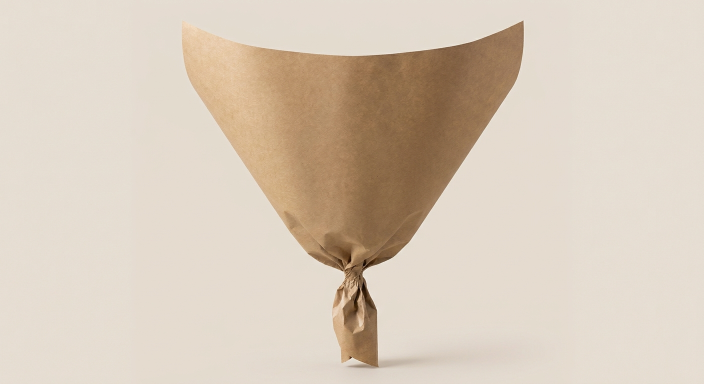
#> input picture builder/incoming/wrap-kraft/back-raw.jpg, 1408 x 768 px, given in place of wrap-kraft.jpg, which was not available (shown at 1/2 size)
$ python split_wrap.py
#> lines starting #> are read from the running program, lines starting #| are printed output that depends on the picture; after the words box and inside, x2 and y2 are one past the last pixel; in counts of white or black regions, pixels touching at a corner belong together; pictures that were not available may be replaced by others from this repository, and a replacement may not be noted
"""
Split one wrap photo into the back/front pair the Classic renderer stacks.

Automatic lip detection was tried and abandoned: kraft paper is so uniform that
the fold has almost no contrast. Probing five columns for the strongest vertical
gradient returned rows 354, 542, 1102, 407 and 909 - no consistent edge.

So the shipped ivory FRONT layer is reused as a shape template instead. Its mask
is a measured, working mouth; scaled into the new paper's bounding box and
intersected with the new paper's own alpha, it yields a front panel that hugs
the new wrap and can never spill outside it.
"""
import io, json, re, os
import numpy as np
from PIL import Image

CANVAS = (896, 1200)

def alpha_box(a, thr=0.08):
    ys, xs = np.nonzero(a > thr)
    return int(xs.min()), int(ys.min()), int(xs.max()), int(ys.max())

def key_paper(path):
    """Paper on white: flood fill the background in from the border.

    Keyed on CHROMA, not brightness. The studio ground is not pure white (244)
    and its soft shadow ramps 235 down to 120, so no luminance cut separates the
    shadow from the paper. Chroma does: measured, the ground reads 0, the shadow
    6, and the kraft paper 75-77.
    """
#> called with path = 'incoming/wrap-kraft.jpg'
    rgb = np.asarray(Image.open(path).convert('RGB')).astype(np.int16)
    h, w, _ = rgb.shape
#> h = 768; w = 1408
    near_white = (rgb.max(axis=2) - rgb.min(axis=2)) < 30
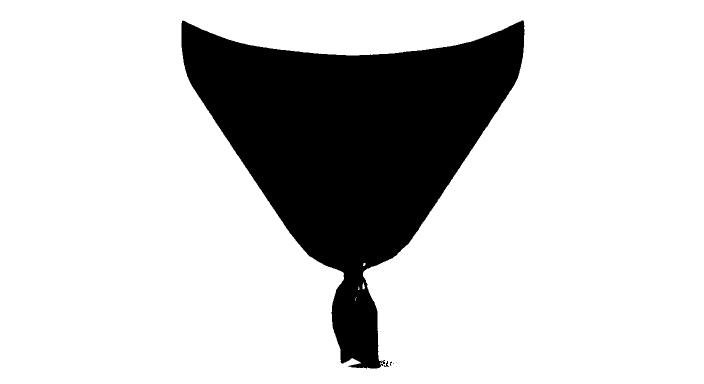
#> near_white: shape (768, 1408) bool (shown at 1/2 size); 80.1% white; 5 black regions (3 under 20 px), largest, box (x1, y1, x2, y2) and area: (363, 41, 1049, 737) 214954, (768, 722, 778, 734) 44
    bg = np.zeros((h, w), bool)
    stack = []
    for x in range(w):
        for y in (0, h - 1):
            if near_white[y, x] and not bg[y, x]:
                bg[y, x] = True; stack.append((y, x))
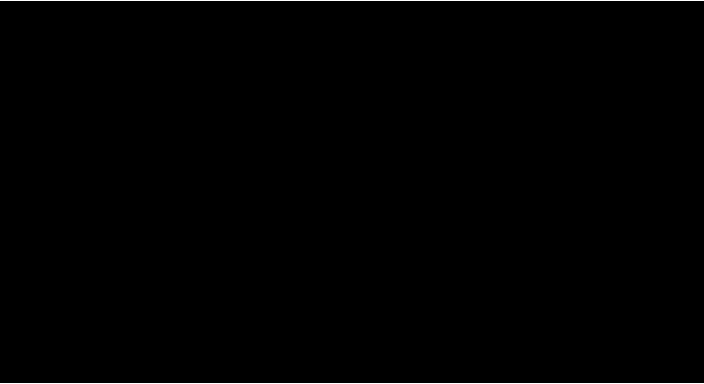
#> bg: shape (768, 1408) bool (shown at 1/2 size); 0.26% white in thin lines or dots
    for y in range(h):
        for x in (0, w - 1):
            if near_white[y, x] and not bg[y, x]:
                bg[y, x] = True; stack.append((y, x))
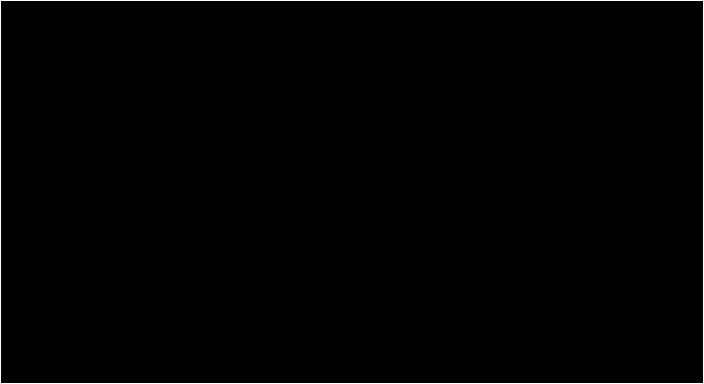
#> bg: shape (768, 1408) bool (shown at 1/2 size); 0.4% white in thin lines or dots
    while stack:
        y, x = stack.pop()
        for dy, dx in ((1,0),(-1,0),(0,1),(0,-1)):
            ny, nx = y+dy, x+dx
            if 0 <= ny < h and 0 <= nx < w and near_white[ny, nx] and not bg[ny, nx]:
                bg[ny, nx] = True; stack.append((ny, nx))
#> bg: shape (768, 1408) bool; 80.1% white; 5 black regions (3 under 20 px), largest, box (x1, y1, x2, y2) and area: (363, 41, 1049, 737) 215062, (768, 722, 778, 734) 44
#> after the loop, stack = []
    a = np.clip((1.0 - bg.astype(np.float32) - 0.10) / 0.80, 0, 1)
    return rgb.astype(np.uint8), a

def main(src, out_back, out_front, ivory_front, ivory_back):
    rgb, a = key_paper(src)
#> rgb is the input picture: shape (768, 1408, 3); mean R, G, B 216.5, 202.6, 186.5
    if (rgb.shape[1], rgb.shape[0]) != CANVAS:
#> (the run stopped early here; a loop or call above may not have finished)
